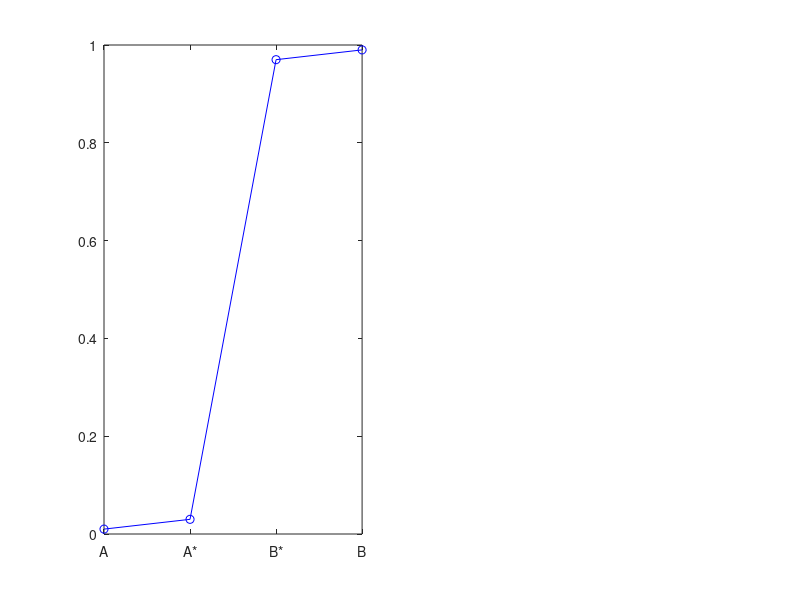

MATLAB code for this plot: (Note: this script raises an error after producing the figure.)
%% Ventral hippocampus activity
xlabel = {'A','A*','B*','B'};
x = [1, 2, 3, 4];
y1 = [0.01, 0.03, 0.97, 0.99];
y2 = [0.98, 0.97, 0.04, 0.01];

figure(1),clf
subplot(1,2,1)
plot(x,y1,'o-b')
set(set(gca,'XTick',1:4,'XTickLabel',xlabel))
hold on
plot(x,y2,'o-r')
title('Predicted Ventral CA1 response to different stimuli')
ylim([-0.05, 1.05])				%... and y-limits.
ylabel('Populational Vector Correlation')
legend('Compare to Stimulus A','Compare to Stimulus B')

%% Auditory cortex activity

xlabel = {'A','A*','B*','B'};
x = [1, 2, 3, 4];
y1 = [0.32, 0.50, 0.83, 0.99];
y2 = [0.98, 0.81, 0.51, 0.29];

subplot(1,2,2)
plot(x,y1,'o-b')
set(set(gca,'XTick',1:4,'XTickLabel',xlabel))
hold on
plot(x,y2,'o-r')
title('Predicted auditory cortical response to different stimuli')
ylim([-0.05, 1.05])				%... and y-limits.
ylabel('Populational Vector Correlation')
legend('Compare to Stimulus A','Compare to Stimulus B')

%% Behavioral respond
xlabel = {'A','A*','B*','B'};
x = [1, 2, 3, 4];
y2 = [1, 0.97, 0.3, 0.26];

figure(1),clf
subplot(1,2,1)
plot(x,y1,'o-b')
set(set(gca,'XTick',1:4,'XTickLabel',xlabel))
hold on
plot(x,y2,'o-r')
title('Predicted behavioral response to different stimuli')
ylim([-0.05, 1.05])				%... and y-limits.
ylabel('Normalised Freezing Time')
legend('Fear response')

%% before and after fear retrival
xlabel = {'A','A*','B*','B'};
x = [1, 2, 3, 4];
y1 = [0.31, 0.35, 0.97, 0.99];
y2 = [0.98, 0.97, 0.32, 0.31];
y3 = [0.32, 0.50, 0.83, 0.99];
y4 = [0.98, 0.81, 0.51, 0.29];

figure(2),clf
plot(x,y1,'o-b','DisplayName','After Retrieval')
set(set(gca,'XTick',1:4,'XTickLabel',xlabel))
hold on
plot(x,y2,'o-r','DisplayName','After Retrieval')
plot(x,y3,'o--b','DisplayName','Before Retrieval')
plot(x,y4,'o--r','DisplayName','Before Retrieval')
title('Predicted AC response before and after memory retrieval')
ylim([-0.05, 1.05])				%... and y-limits.
ylabel('Populational Vector Correlation')
legend

%% Auditory cortex activity

xlabel = {'A','A*','B*','B'};
x = [1, 2, 3, 4];
y1 = [0.32, 0.50, 0.83, 0.99];
y2 = [0.98, 0.81, 0.51, 0.29];

subplot(1,2,2)
plot(x,y1,'o-b')
set(set(gca,'XTick',1:4,'XTickLabel',xlabel))
hold on
plot(x,y2,'o-r')
title('Predicted auditory cortical response to different stimuli')
ylim([-0.05, 1.05])				%... and y-limits.
ylabel('Populational Vector Correlation')
legend('Compare to Stimulus A','Compare to Stimulus B')

%% Auditory cortex activity

xlabel = {'A','A*','B*','B'};
x = [1, 2, 3, 4];
y1 = [0.32, 0.50, 0.83, 0.99];
y2 = [0.98, 0.81, 0.51, 0.29];

subplot(1,2,2)
plot(x,y1,'o-b')
set(set(gca,'XTick',1:4,'XTickLabel',xlabel))
hold on
plot(x,y2,'o-r')
title('Predicted auditory cortical response to different stimuli')
ylim([-0.05, 1.05])				%... and y-limits.
ylabel('Populational Vector Correlation')
legend('Compare to Stimulus A','Compare to Stimulus B')


